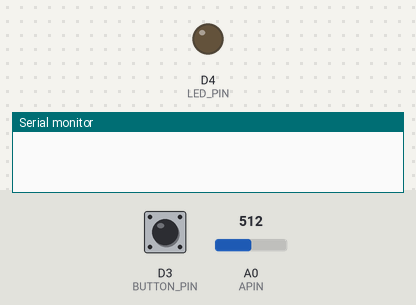
A sketch run on a simulated ESP8266 (NodeMCU). On the bench: output pins drawn as LEDs (lit = HIGH), the last lines printed to the serial monitor. The inputs (shaded band) are chosen by the test bench; at power-on: D3 (BUTTON_PIN) HIGH, A0 (APIN) = 512. Pins used as bus, display or sensor lines are not drawn.

Above: at 1.2 s.
1.3 s: D3 (BUTTON_PIN) pulled LOW for 0.15 s
At 1.8 s:
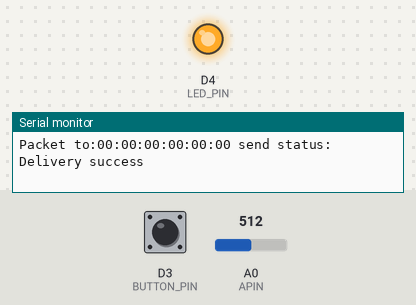
2.9 s: D3 (BUTTON_PIN) pulled LOW for 1 s
At 4.2 s:
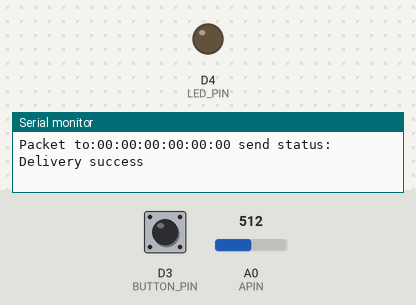
5.4 s: D3 (BUTTON_PIN) pulled LOW for 3.2 s
At 6.0 s:
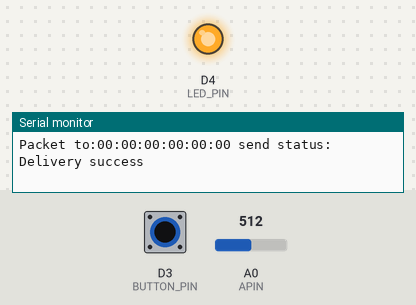
Timing chart, 0 to 8.4 s (numbered marks = the images above; inputs shaded):
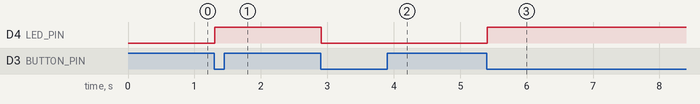

The sketch:

Joystick_Sender_Wireless.ino
```cpp
// (licence header left out)
#include <ESP8266WiFi.h>
#include <espnow.h>

#include <Bounce2.h>
#define APIN A0  // Analog input pin that the potentiometer is attached to
#define LED_PIN LED_BUILTIN // Analog output pin that the LED is attached to
#define BUTTON_PIN D3
#define AXIS_PIN D5

int X = 0;        // value read from the pot
int Y = 0;        // value output to the PWM (analog out)
unsigned long previousMillis = 0;
const long interval = 100;


uint8_t chessboardMACAddress[] = {0xC8, 0x2B, 0x96, 0x30, 0x2C, 0x78};


// Structure example to send data
// Must match the receiver structure
//typedef struct test_struct {
//    int x;
//    int y;
//} test_struct;
typedef struct Directions{
  bool up;
  bool down;
  bool left;
  bool right;
  bool button;
} Directions;
// Create a struct_message called test to store variables to be sent
//test_struct test;
Directions Dirs {false, false, false, false, false};
Bounce2::Button button = Bounce2::Button();
int ledState = LOW;
//unsigned long lastTime = 0;
//unsigned long timerDelay = 2000;  // send readings timer

// Callback when data is sent
void OnDataSent(uint8_t *mac_addr, uint8_t sendStatus) {
  char macStr[18];
  Serial.print("Packet to:");
  snprintf(macStr, sizeof(macStr), "%02x:%02x:%02x:%02x:%02x:%02x",
         mac_addr[0], mac_addr[1], mac_addr[2], mac_addr[3], mac_addr[4], mac_addr[5]);
  Serial.print(macStr);
  Serial.print(" send status: ");
  if (sendStatus == 0){
    Serial.println("Delivery success");
  }
  else{
    Serial.println("Delivery fail");
  }
}

void setup() {
  //Init button
  button.attach(BUTTON_PIN, INPUT);
  button.interval(5);
  button.setPressedState(LOW);
  //Init LED
  pinMode(LED_PIN, OUTPUT);
  digitalWrite(LED_PIN, ledState);
  //Init axis selector
  pinMode(AXIS_PIN, OUTPUT);
  // Init Serial Monitor
  Serial.begin(115200);

  // Set device as a Wi-Fi Station
  WiFi.mode(WIFI_STA);
  WiFi.disconnect();

  // Init ESP-NOW
  if (esp_now_init() != 0) {
    Serial.println("Error initializing ESP-NOW");
    return;
  }

  esp_now_set_self_role(ESP_NOW_ROLE_CONTROLLER);

  // Once ESPNow is successfully Init, we will register for Send CB to
  // get the status of Trasnmitted packet
  esp_now_register_send_cb(OnDataSent);

  // Register peer
  esp_now_add_peer(chessboardMACAddress, ESP_NOW_ROLE_SLAVE, 1, NULL, 0);

}
void getX(){
  digitalWrite(AXIS_PIN, HIGH);
  X = analogRead(APIN);
}

void getY(){
  digitalWrite(AXIS_PIN, LOW);
  Y = analogRead(APIN);
}

void printXY(){
  Serial.print("X = ");
  Serial.print(X);
  Serial.print(" ");
  Serial.print("Y = ");
  Serial.println(Y);
}

void getDir(Directions &Dirs){
  Dirs.up = Dirs.down = Dirs.left = Dirs.right = false;
  if(Y > 900) Dirs.up = true;
  if(Y < 100) Dirs.down = true;
  if(X > 900) Dirs.right = true;
  if(X < 100) Dirs.left = true;
}

void printDir(Directions &Dirs){
  Serial.print("up ");
  Serial.print(Dirs.up);
  Serial.print(" down ");
  Serial.print(Dirs.down);
  Serial.print(" left ");
  Serial.print(Dirs.left);
  Serial.print(" right ");
  Serial.print(Dirs.right);
  Serial.println(Dirs.button ? " !":" .");
}

void loop() {
    button.update();
  if(button.pressed()){
    ledState = !ledState;
    digitalWrite(LED_PIN, ledState);
    Dirs.button = true;
    Dirs.left = Dirs.right = Dirs.up = Dirs.down = false;
    //printDir(Dirs);
    esp_now_send(0, (uint8_t *) &Dirs, sizeof(Dirs));
  } else {
    Dirs.button = false;
    if(millis() - previousMillis >= interval){
      previousMillis = millis();
      getX();
      getY();
      getDir(Dirs);
      //printXY();
      //printDir(Dirs);
      //Only sends when the joystick is moved
      if(Dirs.up || Dirs.down || Dirs.left || Dirs.right || Dirs.button) {
        esp_now_send(0, (uint8_t *) &Dirs, sizeof(Dirs));
      }
    }
  }
}
```

Measured:
- after the input at 1.3 s, D4 (LED_PIN): LOW → HIGH at once
- after the input at 2.9 s, D4 (LED_PIN): HIGH → LOW at once
- after the input at 5.4 s, D4 (LED_PIN): LOW → HIGH at once
